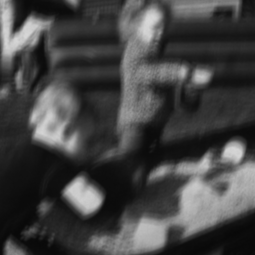
#> input picture algorithms/deu439_sbl_blind_deconvolution/source/testing_data/im1_kernel1_img.png, 255 x 255 px
$ python run.py
#> lines starting #> are read from the running program, lines starting #| are printed output that depends on the picture
import numpy as np
import cvxpy as cp
from importlib.resources import files

from .utils.custom_cg import conjugate_grad
from .utils.psf_quadratic_form import get_psf_quadratic_form


# [86 lines left out: functions update_qx, update_theta, update_gamma, run, not called in this run]

if __name__ == "__main__":
    import matplotlib.pyplot as plt
    import PIL.Image as Image


    # Load observed image and calculate the gradient
    img_path = files("testing_data") / "im1_kernel1_img.png"
    img = np.array(Image.open(img_path)).astype(float) / 255
    gx, gy = np.gradient(img)
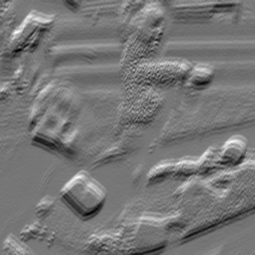
#> gx: shape (255, 255) float64; min -0.106, max 0.12, mean -0.000531; drawn with min black and max white
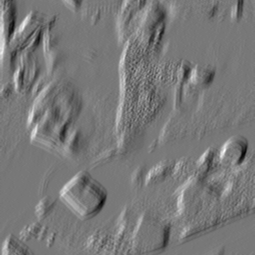
#> gy: shape (255, 255) float64; min -0.145, max 0.161, mean 5.32e-05; drawn with min black and max white
    y = np.stack([gx, gy])

    # Load the true psf
    theta_path = files("testing_data") / "kernel1.png"
#> (the run stopped early here; a loop or call above may not have finished)
